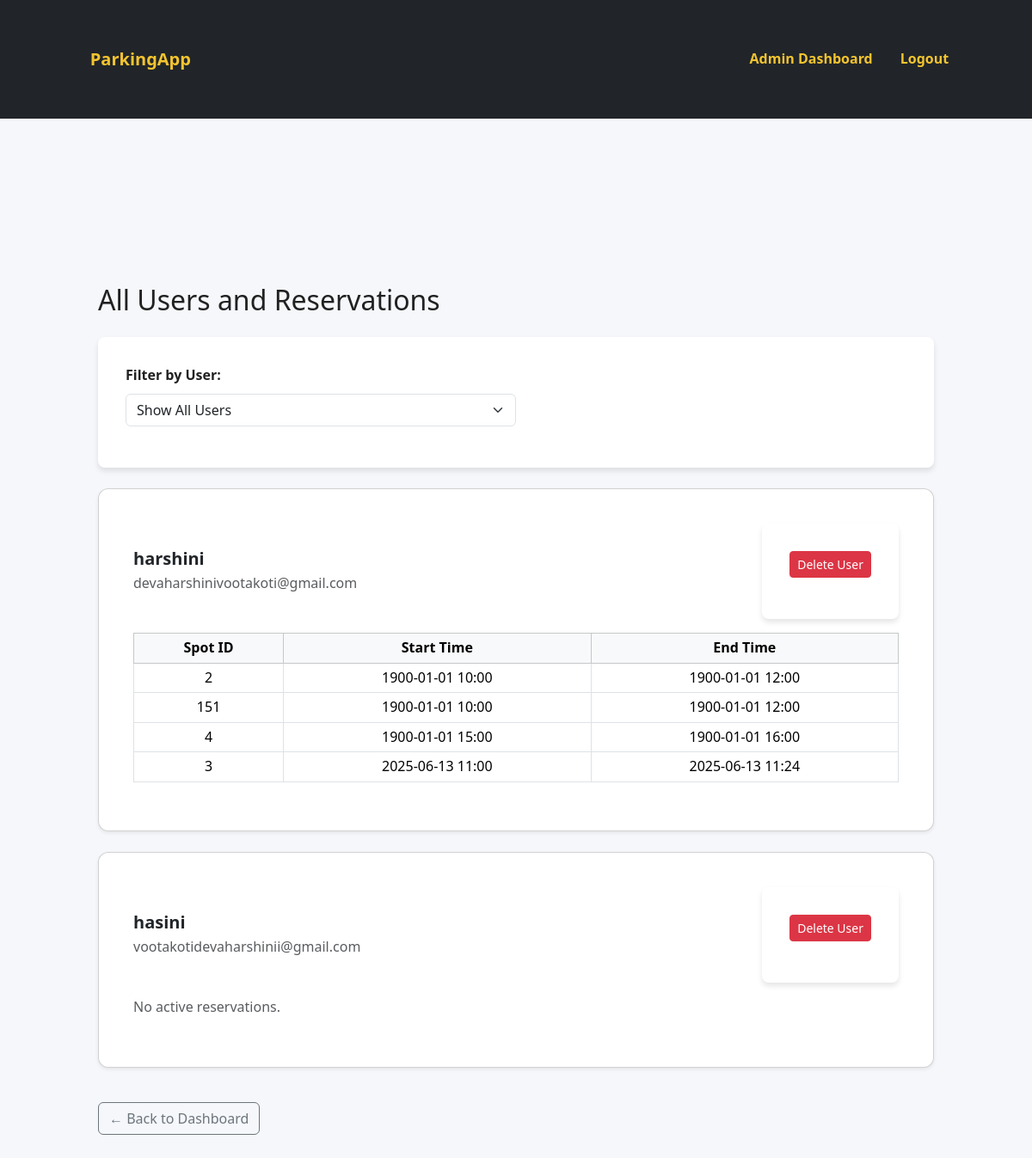
/admin/users (signed in), run on an earlier commit of the app's database.
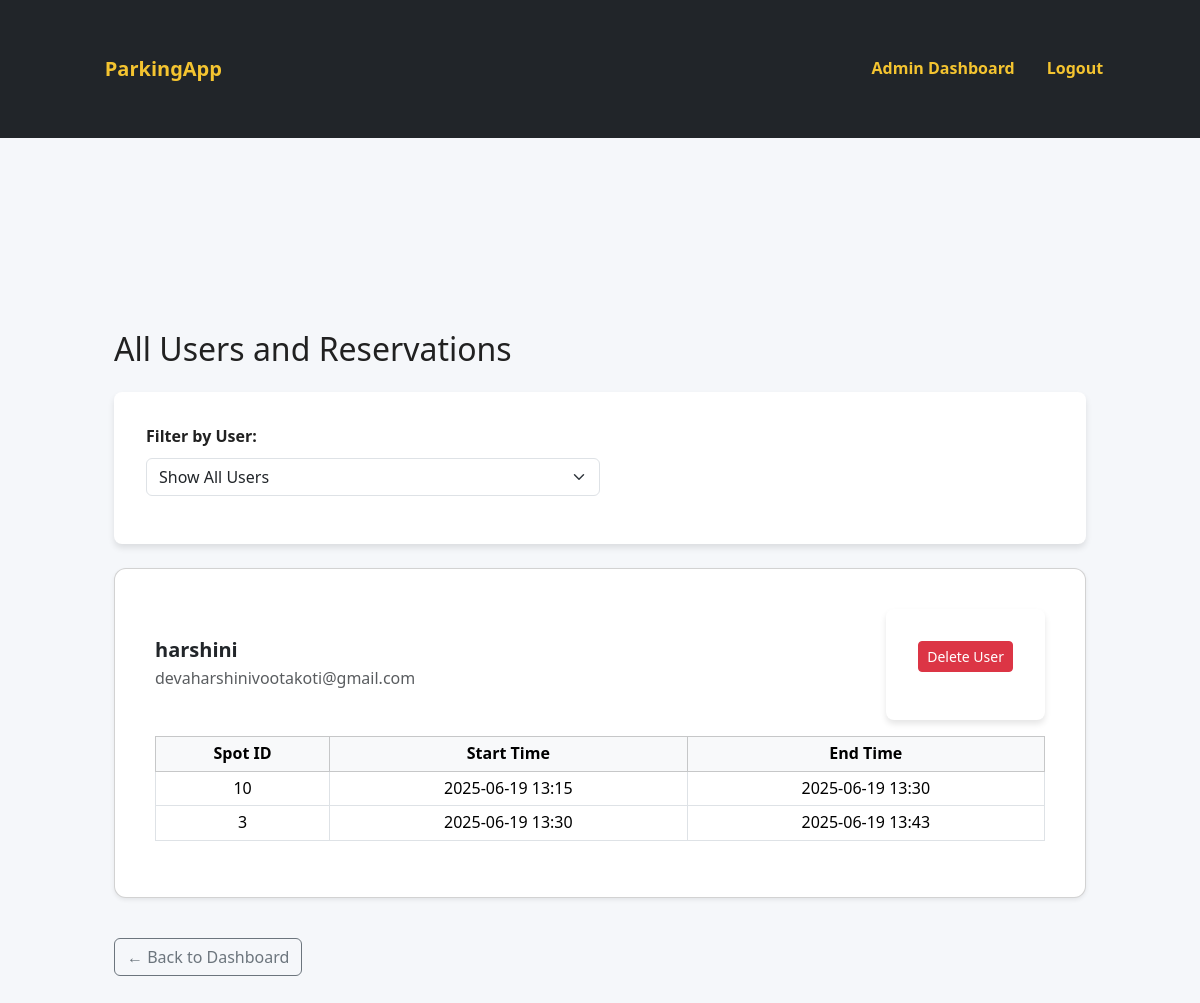
And on a later commit of the database.
### models.py (models this page shows)
class User(db.Model, UserMixin):
    __tablename__ = 'users'
    id = db.Column(db.Integer, primary_key=True)
    email = db.Column(db.String(120), unique=True, nullable=False)
    full_name = db.Column(db.String(120),unique=True, nullable=False)
    password = db.Column(db.String(100), nullable=False)  # hashed
    created_at = db.Column(db.DateTime, default=datetime.utcnow)
    reservations = db.relationship('Reservation', backref='user', lazy=True)

class Reservation(db.Model):
    __tablename__ = 'reservations'
    id = db.Column(db.Integer, primary_key=True)
    spot_id = db.Column(db.Integer, db.ForeignKey('parking_spots.id'), nullable=False)
    user_id = db.Column(db.Integer, db.ForeignKey('users.id'), nullable=False)
    parking_time = db.Column(db.DateTime, default=datetime.utcnow)
    leaving_time = db.Column(db.DateTime, nullable=True)
    cost = db.Column(db.Float, default=0.0)
    status = db.Column(db.String(20), default='Active')  # Active or Completed

### app.py (the view)
@app.route('/admin/users', methods = ['GET', 'POST'])
@login_required
def manage_users():
    if current_user.role != 'admin':
        flash("Unauthorized access", "danger")
        return redirect(url_for('login'))
    users = User.query.all()
    selected_user = None
    reservations = []
    if request.method == 'POST':
        user_id = request.form.get('user_id')
        if user_id:
            selected_user = User.query.get(int(user_id))
            reservations = Reservation.query.filter_by(user_id=user_id).all()
        else:
            reservations = Reservation.query.all()
    else:
        reservations = Reservation.query.all()
    return render_template('admin_users.html', users=users, reservations=reservations, selected_user=selected_user)

### app.py (called while the page is built)
@login_manager.user_loader
def load_user(user_id):
    role, actual_id = user_id.split(':')
    if role == 'admin':
        admin = db.session.get(Admin, int(actual_id))
        if admin:
            return UnifiedUser(f"{admin.id}", 'admin')
    else:
        user = db.session.get(User, int(actual_id))
        if user:
            return UnifiedUser(f"{user.id}", 'user')
    return None

### templates/admin_users.html (shortened to what this page needs)
{% extends 'base.html' %}
{% block content %}
<div class="container mt-5">
  <h2 class="mb-4">All Users and Reservations</h2>
  <form method="POST" class="mb-4">
    <label for="user_id" class="form-label fw-semibold">Filter by User:</label>
    <div class="input-group w-50">
      <select name="user_id" class="form-select" onchange="this.form.submit()">
        <option value="">Show All Users</option>
      </select>
    </div>
  </form>
  {% set filtered_users = [selected_user] if selected_user else users %}
  {% for user in filtered_users %}
    <div class="card mb-4 shadow-sm">
      <div class="card-body">
        <div class="d-flex justify-content-between align-items-center mb-2">
          <div>
            <h5 class="card-title mb-1">{{ user.full_name }}</h5>
            <p class="text-muted mb-0">{{ user.email }}</p>
          </div>
          <form method="POST" action="{{ url_for('delete_user', user_id=user.id) }}" onsubmit="return confirm('Are you sure you want to delete {{ user.full_name }}?');">
            <button type="submit" class="btn btn-sm btn-danger">Delete User</button>
          </form>
        </div>
        {% set user_reservations = reservations | selectattr('user_id', 'equalto', user.id) | list %}
        {% if user_reservations %}
          <div class="table-responsive mt-3">
            <table class="table table-sm table-bordered align-middle text-center">
              <thead class="table-light">
                <tr>
                  <th scope="col">Spot ID</th>
                  <th scope="col">Start Time</th>
                  <th scope="col">End Time</th>
                </tr>
              </thead>
              <tbody>
                {% for res in user_reservations %}
                <tr>
                  <td>{{ res.spot_id }}</td>
                  <td>{{ res.parking_time.strftime('%Y-%m-%d %H:%M') }}</td>
                  <td>{{ res.leaving_time.strftime('%Y-%m-%d %H:%M') }}</td>
                </tr>
                {% endfor %}
              </tbody>
            </table>
          </div>
        {% else %}
          <p class="text-muted mt-3">No active reservations.</p>
        {% endif %}
      </div>
    </div>
  {% endfor %}
  <a href="{{ url_for('admin_dashboard') }}" class="btn btn-outline-secondary mt-3">← Back to Dashboard</a>
</div>
{% endblock %}

What changed in the data, as far as the page shows it:
removed Reservation: spot_id "4", parking_time "1900-01-01 15:00", leaving_time "1900-01-01 16:00"
removed Reservation: spot_id "3", parking_time "2025-06-13 11:00", leaving_time "2025-06-13 11:24"
removed User: full_name "hasini", email "vootakotidevaharshinii@gmail.com", shows "No active reservations."
changed Reservation (number 1 of 2 on the later page): spot_id "2" → "10"; parking_time "1900-01-01 10:00" → "2025-06-19 13:15"; leaving_time "1900-01-01 12:00" → "2025-06-19 13:30"
changed Reservation (number 2 of 2 on the later page): spot_id "151" → "3"; parking_time "1900-01-01 10:00" → "2025-06-19 13:30"; leaving_time "1900-01-01 12:00" → "2025-06-19 13:43"
